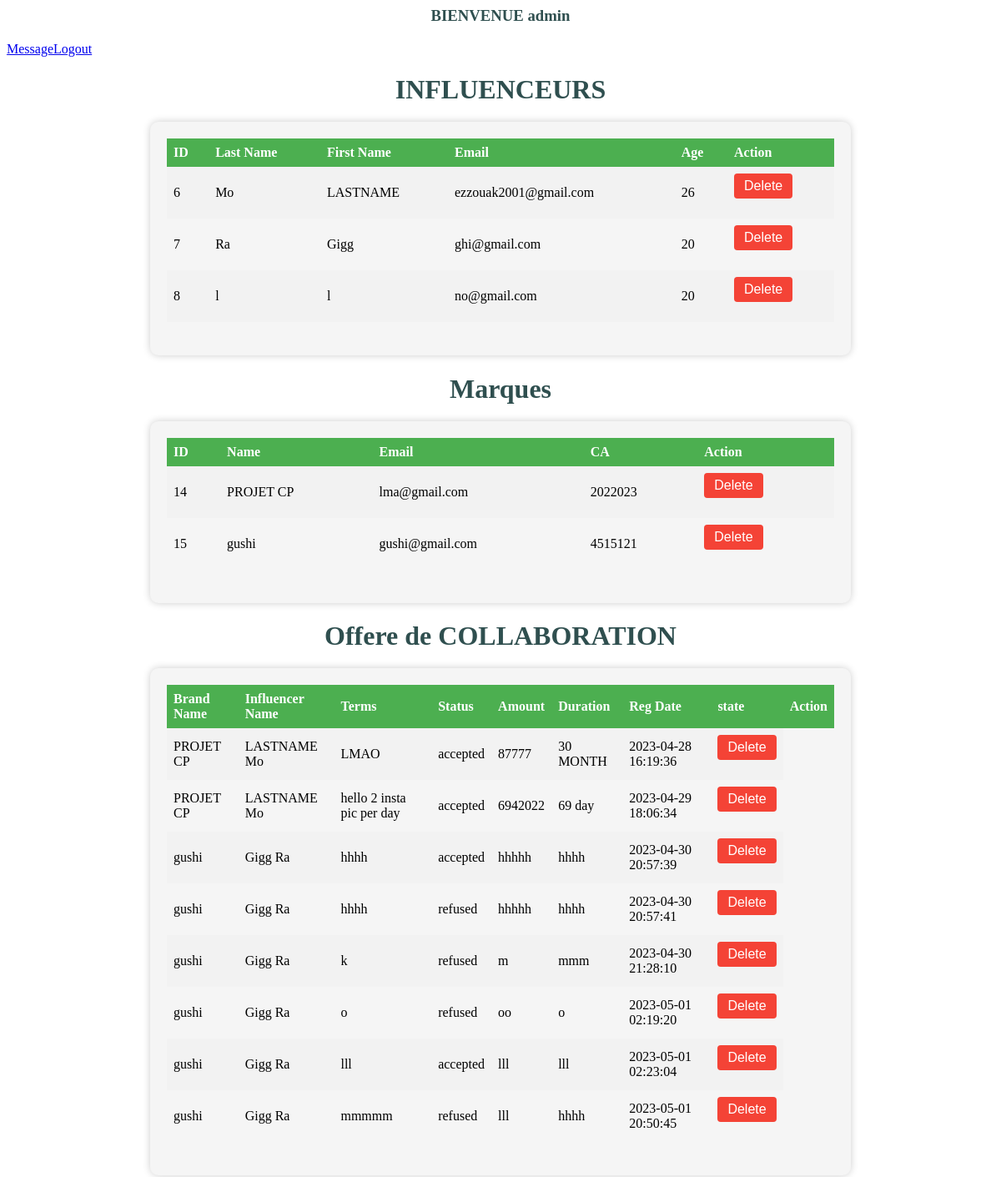
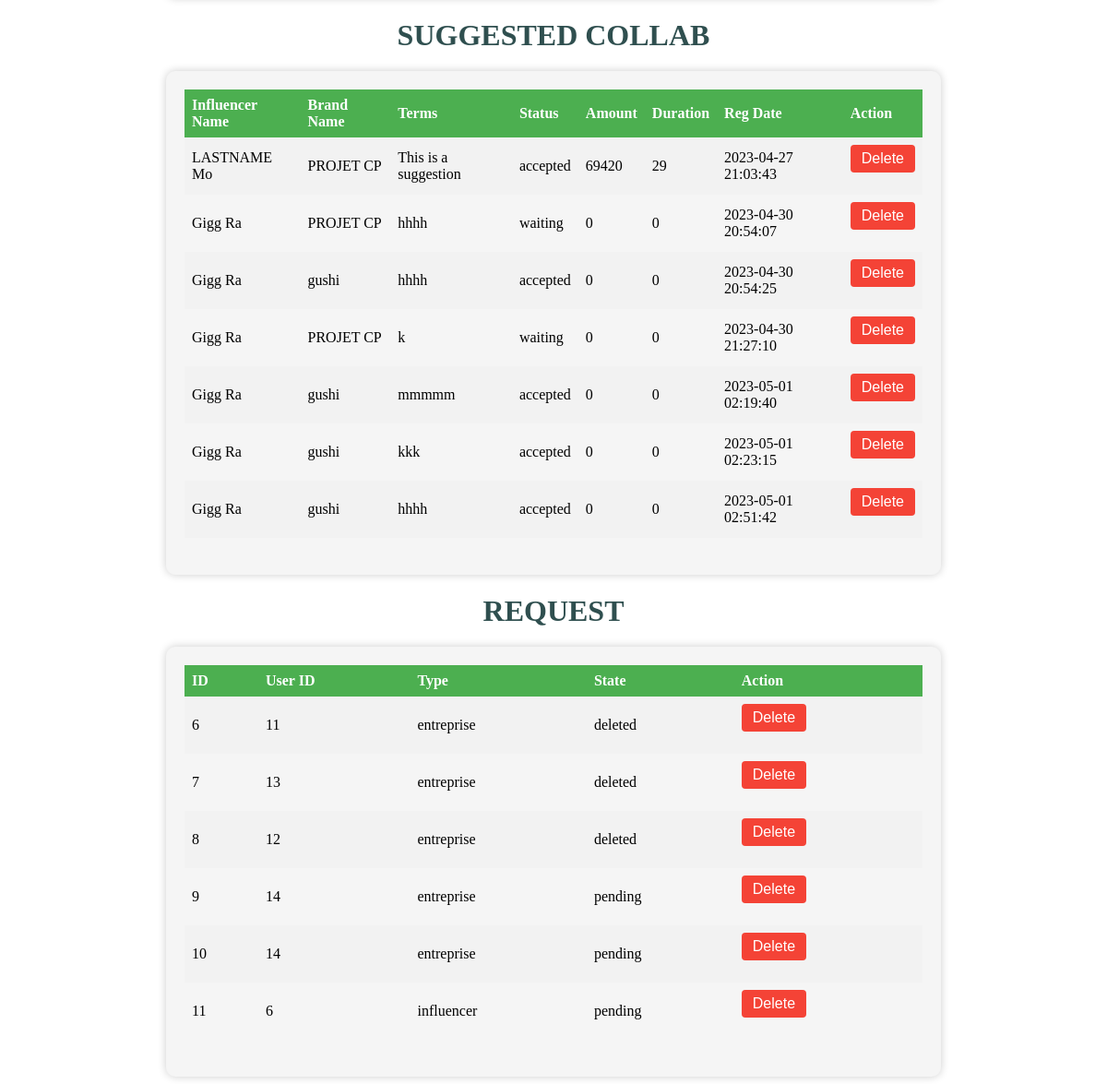
Page /dashboardadmin.php (signed in) on the committed database (2 pictures, top to bottom).
### tables this page shows
CREATE TABLE `influencer` (
  `id` int(6) UNSIGNED NOT NULL,
  `lastname` varchar(30) NOT NULL,
  `firstname` varchar(30) NOT NULL,
  `email` varchar(30) NOT NULL,
  `password` varchar(30) NOT NULL,
  `age` int(6) NOT NULL
);

CREATE TABLE `entreprise` (
  `id` int(11) NOT NULL,
  `Name` varchar(255) NOT NULL,
  `logo` varchar(255) DEFAULT NULL,
  `ca` int(11) DEFAULT NULL,
  `email` char(255) NOT NULL,
  `password` char(255) NOT NULL
);

CREATE TABLE `offer` (
  `id` int(6) UNSIGNED NOT NULL,
  `id_influencer` int(6) NOT NULL,
  `id_entreprise` int(6) NOT NULL,
  `terms` text NOT NULL,
  `amount` tinytext NOT NULL,
  `duration` text NOT NULL,
  `reg_date` timestamp NOT NULL DEFAULT current_timestamp() ON UPDATE current_timestamp(),
  `state` varchar(255) NOT NULL
);

CREATE TABLE `suggestion` (
  `id` int(11) NOT NULL,
  `id_entreprise` int(11) NOT NULL,
  `id_influencer` int(11) NOT NULL,
  `terms` varchar(255) NOT NULL,
  `amount` int(11) NOT NULL,
  `duration` int(11) NOT NULL,
  `state` varchar(255) NOT NULL,
  `reg_date` timestamp NOT NULL DEFAULT current_timestamp()
);

CREATE TABLE `request` (
  `id` int(11) NOT NULL,
  `user_id` int(11) DEFAULT NULL,
  `type` varchar(255) DEFAULT NULL,
  `state` varchar(255) DEFAULT NULL
);

### dashboardadmin.php (the view, shortened to what this page needs)
<?php
include 'database.php';
if (isset($_SESSION['username'])) {
    $name=$_SESSION['username'];
    echo "<h3>BIENVENUE $name</h3>";
} else {
    header('Location: admin.php');
}
?>
<!DOCTYPE html>
<html lang="en">
<head>
  <link rel="stylesheet" href="./css/admindash.css">
</head>
<body>
<?php
echo "<nav>";
echo "<a href='mess.php'>Message</a>";
echo "<a href='logout.php'>Logout</a>";
echo "</nav>";
echo "<h1>INFLUENCEURS</h1>";
$sql = "SELECT * FROM influencer";
$result = mysqli_query($conn, $sql);
echo "<div class='container'>";
echo "<table>";
echo "<tr><th>ID</th><th>Last Name</th><th>First Name</th><th>Email</th><th>Age</th><th>Action</th></tr>";
foreach ($result as $row) {
    echo "<tr>";
    echo "<td>" . $row['id'] . "</td>";
    echo "<td>".$row['lastname']."</td>";
    echo "<td>".$row['firstname']."</td>";
    echo "<td>".$row['email']."</td>";
    echo "<td>".$row['age']."</td>";
    echo "<td>";
    echo "<form method='post'>";
    echo "<input type='submit' name='delete_influencer' value='Delete'>";
    echo "</form>";
    echo "</td>";
    echo "</tr>";
}
echo "</table>";
echo "</div>";
echo "<h1>Marques</h1>";
$sql = "SELECT * FROM entreprise";
$result = mysqli_query($conn, $sql);
echo "<div class='container'>";
echo "<table>";
echo "<tr><th>ID</th><th>Name</th><th>Email</th><th>CA</th><th>Action</th></tr>";
foreach ($result as $row) {
    echo "<tr>";
    echo "<td>" . $row['id'] . "</td>";
    echo "<td>".$row['Name']."</td>";
    echo "<td>".$row['email']."</td>";
    echo "<td>".$row['ca']."</td>";
    echo "<td>";
    echo "<form method='post'>";
    echo "<input type='submit' name='delete_brand' value='Delete'>";
    echo "</form>";
    echo "</td>";
    echo "</tr>";
}
echo "</table>";
echo "</div>";
echo "<h1>Offere de COLLABORATION</h1>";
$sql = "SELECT * FROM offer INNER JOIN influencer ON offer.id_influencer = influencer.id INNER JOIN entreprise ON offer.id_entreprise = entreprise.id ";
$result = mysqli_query($conn, $sql);
echo "<div class='container'>";
echo "<table>";
echo "<th>Brand Name</th><th>Influencer Name</th><th>Terms</th><th>Status</th><th>Amount</th><th>Duration</th><th>Reg Date</th><th>state</th><th>Action</th></tr>";
foreach ($result as $row) {
    echo "<tr>";
    echo "<td>" . $row['Name'] . "</td>";
    echo "<td>".$row['firstname']." ".$row['lastname']."</td>";
    echo "<td>".$row['terms']."</td>";
    echo "<td>".$row['state']."</td>";
    echo "<td>".$row['amount']."</td>";
    echo "<td>".$row['duration']."</td>";
    echo "<td>".$row['reg_date']."</td>";
    echo "<td>";
    echo "<form method='post'>";
    echo "<input type='submit' name='delete_collab' value='Delete'>";
    echo "</form>";
    echo "</td>";
    echo "</tr>";
}
echo "</table>";
echo "</div>";
echo "<h1>SUGGESTED COLLAB</h1>";
$sql = "SELECT * FROM suggestion INNER JOIN influencer ON suggestion.id_influencer = influencer.id INNER JOIN entreprise ON suggestion.id_entreprise = entreprise.id ";
$result = mysqli_query($conn, $sql);
echo "<div class='container'>";
echo "<table>";
echo "<th>Influencer Name</th><th>Brand Name</th><th>Terms</th><th>Status</th><th>Amount</th><th>Duration</th><th>Reg Date</th><th>Action</th></tr>";
foreach ($result as $row) {
    echo "<tr>";
    echo "<td>" . $row['firstname'] . " " . $row['lastname'] . "</td>";
    echo "<td>".$row['Name']."</td>";
    echo "<td>".$row['terms']."</td>";
    echo "<td>".$row['state']."</td>";
    echo "<td>".$row['amount']."</td>";
    echo "<td>".$row['duration']."</td>";
    echo "<td>".$row['reg_date']."</td>";
    echo "<td>";
    echo "<form method='post'>";
    echo "<input type='submit' name='delete_suggested_collab' value='Delete'>";
    echo "</form>";
    echo "</td>";
    echo "</tr>";
}
echo "</table>";
echo "</div>";
echo "<h1>REQUEST</h1>";
$sql = "SELECT * FROM request";
$result = mysqli_query($conn, $sql);
echo "<div class='container'>";
echo "<table>";
echo "<th>ID</th><th>User ID</th><th>Type</th><th>State</th><th>Action</th></tr>";
foreach ($result as $row) {
    echo "<tr>";
    echo "<td>" . $row['id'] . "</td>";
    echo "<td>".$row['user_id']."</td>";
    echo "<td>".$row['type']."</td>";
    echo "<td>".$row['state']."</td>";
    echo "<td>";
    echo "<form method='post'>";
    echo "<input type='submit' name='delete_request' value='Delete'>";
    echo "</form>";
    echo "</td>";
    echo "</tr>";
}
echo "</table>";
echo "</div>";
?>
</body>
</html>

### css/admindash.css (style rules this page uses)
table { border-collapse: collapse; width: 100%; margin-bottom: 20px; }
th, td { text-align: left; padding: 8px; font-size: 16px; }
th { background-color: #4CAF50; color: white; }
tr:nth-child(even) { background-color: #f2f2f2 }
input[type=submit] { background-color: #f44336; color: white; padding: 6px 12px; border: none; border-radius: 4px; cursor: pointer; font-size: 16px; }
h1, h3 { text-align: center; color: #2F4F4F; margin-bottom: 20px; }
.container { max-width: 800px; margin: auto; padding: 20px; background-color: #f5f5f5; border-radius: 10px; box-shadow: 0px 0px 10px rgba(0, 0, 0, 0.2); }

### rows in the picture
influencer: id "6", lastname "Mo", firstname "LASTNAME", email "ezzouak2001@gmail.com", age "26"
influencer: id "7", lastname "Ra", firstname "Gigg", email "ghi@gmail.com", age "20"
influencer: id "8", lastname "l", firstname "l", email "no@gmail.com", age "20"
entreprise: id "14", Name "PROJET CP", email "lma@gmail.com", ca "2022023"
entreprise: id "15", Name "gushi", email "gushi@gmail.com", ca "4515121"
offer: id_entreprise.Name "PROJET CP", id_influencer.firstname "LASTNAME", id_influencer.lastname "Mo", terms "LMAO", state "accepted", amount "87777", duration "30 MONTH", reg_date "2023-04-28 16:19:36"
offer: id_entreprise.Name "PROJET CP", id_influencer.firstname "LASTNAME", id_influencer.lastname "Mo", terms "hello 2 insta pic per day", state "accepted", amount "6942022", duration "69 day", reg_date "2023-04-29 18:06:34"
offer: id_entreprise.Name "gushi", id_influencer.firstname "Gigg", id_influencer.lastname "Ra", terms "hhhh", state "accepted", amount "hhhhh", duration "hhhh", reg_date "2023-04-30 20:57:39"
offer: id_entreprise.Name "gushi", id_influencer.firstname "Gigg", id_influencer.lastname "Ra", terms "hhhh", state "refused", amount "hhhhh", duration "hhhh", reg_date "2023-04-30 20:57:41"
offer: id_entreprise.Name "gushi", id_influencer.firstname "Gigg", id_influencer.lastname "Ra", terms "k", state "refused", amount "m", duration "mmm", reg_date "2023-04-30 21:28:10"
offer: id_entreprise.Name "gushi", id_influencer.firstname "Gigg", id_influencer.lastname "Ra", terms "o", state "refused", amount "oo", duration "o", reg_date "2023-05-01 02:19:20"
offer: id_entreprise.Name "gushi", id_influencer.firstname "Gigg", id_influencer.lastname "Ra", terms "lll", state "accepted", amount "lll", duration "lll", reg_date "2023-05-01 02:23:04"
offer: id_entreprise.Name "gushi", id_influencer.firstname "Gigg", id_influencer.lastname "Ra", terms "mmmmm", state "refused", amount "lll", duration "hhhh", reg_date "2023-05-01 20:50:45"
suggestion: id_influencer.firstname "LASTNAME", id_influencer.lastname "Mo", id_entreprise.Name "PROJET CP", terms "This is a suggestion", state "accepted", amount "69420", duration "29", reg_date "2023-04-27 21:03:43"
suggestion: id_influencer.firstname "Gigg", id_influencer.lastname "Ra", id_entreprise.Name "PROJET CP", terms "hhhh", state "waiting", amount "0", duration "0", reg_date "2023-04-30 20:54:07"
suggestion: id_influencer.firstname "Gigg", id_influencer.lastname "Ra", id_entreprise.Name "gushi", terms "hhhh", state "accepted", amount "0", duration "0", reg_date "2023-04-30 20:54:25"
suggestion: id_influencer.firstname "Gigg", id_influencer.lastname "Ra", id_entreprise.Name "PROJET CP", terms "k", state "waiting", amount "0", duration "0", reg_date "2023-04-30 21:27:10"
suggestion: id_influencer.firstname "Gigg", id_influencer.lastname "Ra", id_entreprise.Name "gushi", terms "mmmmm", state "accepted", amount "0", duration "0", reg_date "2023-05-01 02:19:40"
suggestion: id_influencer.firstname "Gigg", id_influencer.lastname "Ra", id_entreprise.Name "gushi", terms "kkk", state "accepted", amount "0", duration "0", reg_date "2023-05-01 02:23:15"
suggestion: id_influencer.firstname "Gigg", id_influencer.lastname "Ra", id_entreprise.Name "gushi", terms "hhhh", state "accepted", amount "0", duration "0", reg_date "2023-05-01 02:51:42"
request: id "6", user "11", type "entreprise", state "deleted"
request: id "7", user "13", type "entreprise", state "deleted"
request: id "8", user "12", type "entreprise", state "deleted"
request: id "9", user "14", type "entreprise", state "pending"
request: id "10", user "14", type "entreprise", state "pending"
request: id "11", user "6", type "influencer", state "pending"

### other values in the picture
$name "admin"
